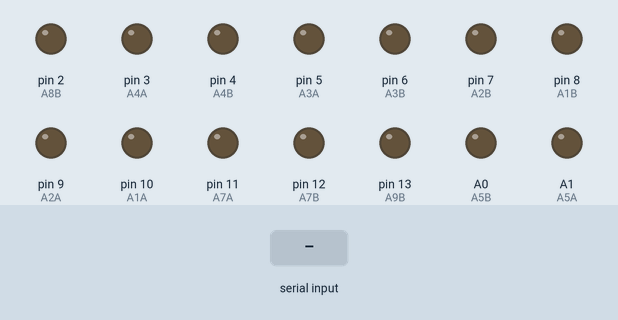
Bench run of a sketch on a simulated Arduino Uno, built with avr-gcc and run on an emulated ATmega328P. Shown: output pins drawn as LEDs (lit = HIGH). The inputs (shaded band) are chosen by the test bench.

Above: at 1.2 s.
1.3 s: "1" received over Serial
At 1.9 s:
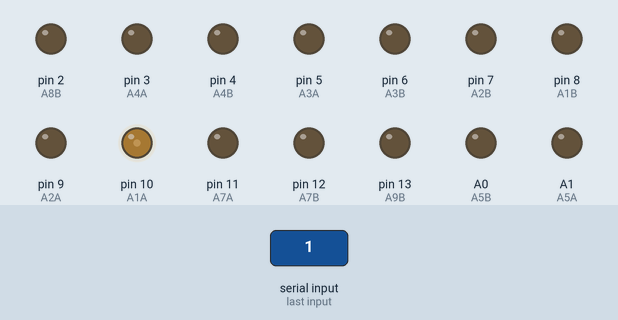
4.3 s: "2" received over Serial
At 6.0 s:
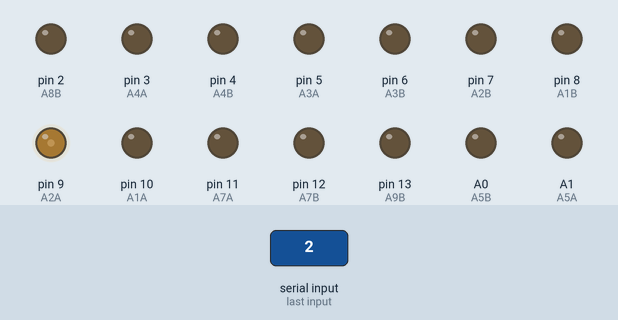
7.3 s: "3" received over Serial
At 9.0 s:
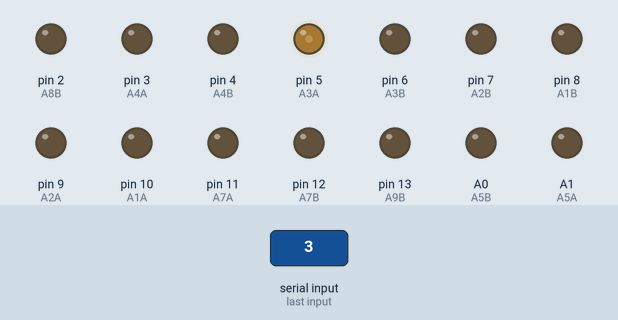
10.3 s: "4" received over Serial
At 13.0 s:
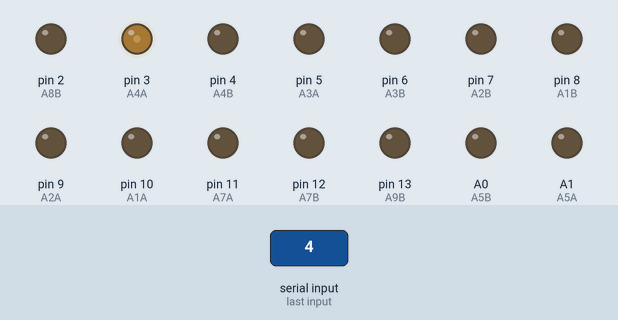
13.3 s: "7" received over Serial
At 16.2 s:
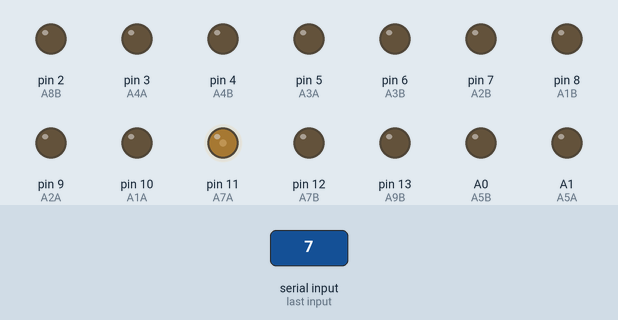
Timing chart, 0 to 21.4 s (numbered marks = the images above; inputs shaded):
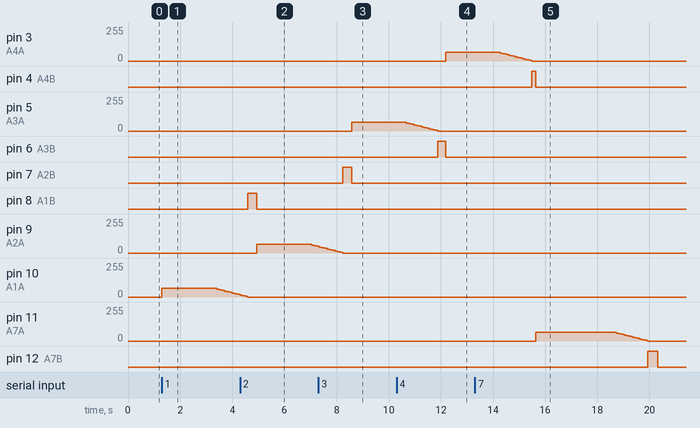

Measured:
- after the input at 1.3 s, pin 10 (A1A): 0/255 → 64/255 at once, → 59/255 2.1 s later, → 54/255 0.10 s later, → 49/255 0.10 s later, … (10 changes in this stretch)
- after the input at 4.3 s, pin 9 (A2A): 0/255 → 64/255 after 0.64 s, → 59/255 2.1 s later, → 54/255 0.10 s later, → 49/255 0.10 s later
- after the input at 7.3 s, pin 5 (A3A): 0/255 → 64/255 after 1.3 s
- after the input at 10.3 s, pin 3 (A4A): 0/255 → 64/255 after 1.9 s
- after the input at 13.3 s, pin 11 (A7A): 0/255 → 64/255 after 2.3 s, → 59/255 3.1 s later, → 54/255 0.10 s later, → 49/255 0.10 s later, … (14 changes in this stretch); pin 12 (A7B): LOW → HIGH after 6.6 s, → LOW 0.39 s later

The sketch:

arduino_pump.ino
```cpp
int A1A = 10;
int A1B = 8;

int A2A = 9;
int A2B = 7;

int A3A = 5;
int A3B = 6;

int A4A = 3;
int A4B = 4;

int A5A = A1;
int A5B = A0;

int A6A = A3;
int A6B = A2;

int A7A = 11;
int A7B = 12;

int A8A = A4;
int A8B = 2;

int A9A = A5;
int A9B = 13;


unsigned long lastCommandTime = 0; // Stores the last time a command was processed
int debounceDelay = 100; // Debounce delay in milliseconds

unsigned long pumpStartTime = 0; // Start time for the pump
const long pumpDuration = 2000; // Duration for which the pump should run (in milliseconds)
bool isPumpRunning = false; // Flag to track if the pump is running
int currentPumpA = 0;
int currentPumpB = 0;

void setup() {
  Serial.begin(9600);
  pinMode(A1A, OUTPUT);
  digitalWrite(A1A, LOW);
  pinMode(A1B, OUTPUT);
  pinMode(A2A, OUTPUT);
  digitalWrite(A2A, LOW);
  pinMode(A2B, OUTPUT);
  pinMode(A3A, OUTPUT);
  digitalWrite(A3A, LOW);
  pinMode(A3B, OUTPUT);
  pinMode(A4A, OUTPUT);
  digitalWrite(A4A, LOW);
  pinMode(A4B, OUTPUT);
  pinMode(A5A, OUTPUT);
  digitalWrite(A5A, LOW);
  pinMode(A5B, OUTPUT);
  pinMode(A6A, OUTPUT);
  digitalWrite(A6A, LOW);
  pinMode(A6B, OUTPUT);
  pinMode(A7A, OUTPUT);
  digitalWrite(A7A, LOW);
  pinMode(A7B, OUTPUT);
  pinMode(A8A, OUTPUT);
  digitalWrite(A8A, LOW);
  pinMode(A8B, OUTPUT);
  pinMode(A9A, OUTPUT);
  digitalWrite(A9A, LOW);
  pinMode(A9B, OUTPUT);
}

void startAndStopPump(int pinA, int pinB, int startSpeed, unsigned long runDuration,unsigned long bDuration, int stepDelay = 100, int decrementStep = 5) {
    // Start the pump
    analogWrite(pinA, startSpeed);
    digitalWrite(pinB, LOW);

    // Keep the pump running for the specified duration
    unsigned long startTime = millis();
    while(millis() - startTime < runDuration) {
        // Keep running
    }

    // Gradually decrease the speed to stop the pump
    for (int speed = startSpeed; speed >= 0; speed -= decrementStep) {
        analogWrite(pinA, speed);
        delay(stepDelay);
    }

    // Turn off the pump
    digitalWrite(pinA, LOW);
    digitalWrite(pinB, HIGH); // Keep this only if needed for your pump
    delay(bDuration); // Adjust delay as needed
    digitalWrite(pinB, LOW);
}


void loop() {
  if (Serial.available() > 0) {
    unsigned long currentTime = millis();
    if (currentTime - lastCommandTime > debounceDelay) {
      char command = Serial.read();
      lastCommandTime = currentTime;

      switch (command) {
        case '1':
          startAndStopPump(A1A, A1B, 64,2000, 340);
          break;
        case '2':
          startAndStopPump(A2A, A2B, 64,2000, 340);
          break;
        case '3':
          startAndStopPump(A3A, A3B, 64,2000, 300);
          break;
        case '4':
          startAndStopPump(A4A, A4B, 64,2000, 150);
          break;
        case '5':
          startAndStopPump(A5A, A5B, 64,2500, 330);
          break;
        case '6':
          startAndStopPump(A6A, A6B, 64,2500, 340);
          break;
        case '7':
          startAndStopPump(A7A, A7B, 64,3000, 390);
          break;
        case '8':
          startAndStopPump(A8A, A8B, 64,3000, 390);
          break;
        case '9':
          startAndStopPump(A9A, A9B, 64,3000, 350);
          break;
      }
    }
  }

  // if (isPumpRunning && millis() - pumpStartTime >= pumpDuration) {
  //   stopPump();
  // }
}

// void startPump(int pinA, int pinB) {
//   digitalWrite(pinA, HIGH);
//   digitalWrite(pinB, LOW);
//   currentPumpA = pinA;
//   currentPumpB = pinB;
//   pumpStartTime = millis();
//   isPumpRunning = true;
// }

// void startPumpAnalog(int pinA, int pinB, int speed) {
//   analogWrite(pinA, speed); // speed can be any value from 0 to 255
//   digitalWrite(pinB, LOW);
//   currentPumpA = pinA;
//   currentPumpB = pinB;
//   pumpStartTime = millis();
//   isPumpRunning = true;
// }

// void stopPump() {
//    for (int speed = 64; speed >= 0; speed -= 5) {
//     analogWrite(currentPumpA, speed);
//     delay(100); // Adjust delay as needed
//   }
//   digitalWrite(currentPumpA, LOW);
//   digitalWrite(currentPumpB, HIGH); // 추가적인 역류 방지를 위해 HIGH 신호를 보냄
//   delay(400); // 잠깐동안 HIGH 유지
//   digitalWrite(currentPumpB, LOW); // 다시 LOW로 변경
//   isPumpRunning = false;
// }
```
